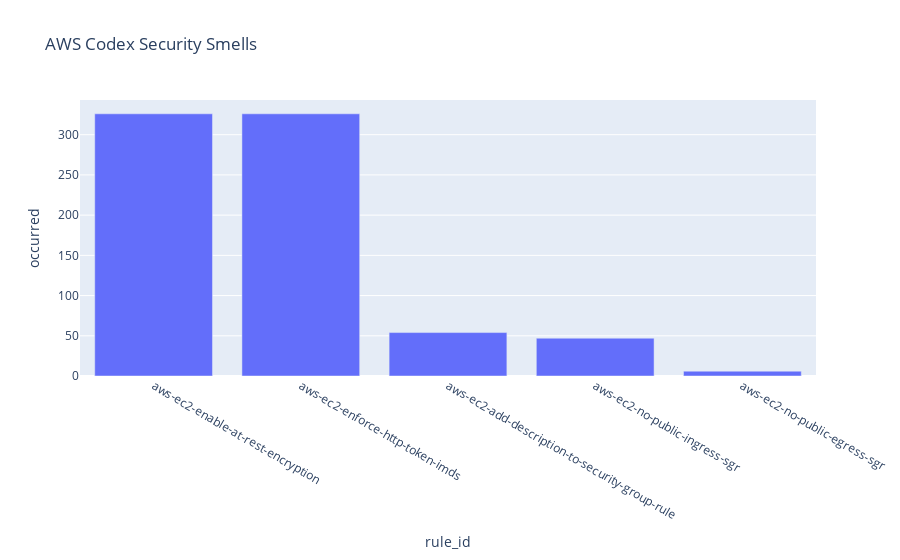

Here is the notebook cell this chart was saved with:
### Code cell
fig = px.bar(top_10, x="rule_id", y="occurred", title="AWS Codex Security Smells")
fig.show()

### Figure 1 — Plotly figure (JSON) as saved in the notebook; plotly's stock layout.template omitted (floating-point values rounded to 4 significant figures)
{"data": [{"alignmentgroup": "True", "hovertemplate": "rule_id=%{x}<br>occurred=%{y}<extra></extra>", "legendgroup": "", "marker": {"color": "#636efa", "pattern": {"shape": ""}}, "name": "", "offsetgroup": "", "orientation": "v", "showlegend": false, "textposition": "auto", "x": ["aws-ec2-enable-at-rest-encryption", "aws-ec2-enforce-http-token-imds", "aws-ec2-add-description-to-security-group-rule", "aws-ec2-no-public-ingress-sgr", "aws-ec2-no-public-egress-sgr"], "xaxis": "x", "y": [326, 326, 54, 47, 6], "yaxis": "y", "type": "bar"}], "layout": {"xaxis": {"anchor": "y", "domain": [0.0, 1.0], "title": {"text": "rule_id"}}, "yaxis": {"anchor": "x", "domain": [0.0, 1.0], "title": {"text": "occurred"}}, "legend": {"tracegroupgap": 0}, "title": {"text": "AWS Codex Security Smells"}, "barmode": "relative"}}
